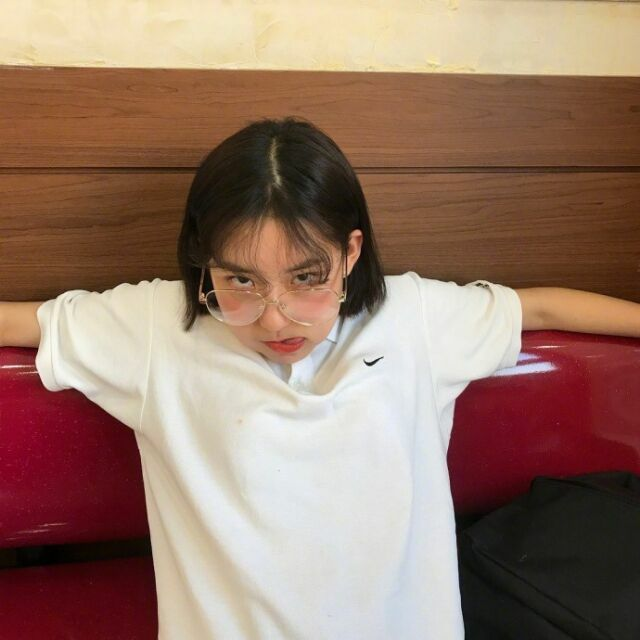
#> input picture opencv/exercise/filter/hpf_test.jpg, 640 x 640 px, found by its file name
$ python edge_detection.py
#> lines starting #> are read from the running program, lines starting #| are printed output that depends on the picture
import cv2
import numpy as np

img = cv2.imread('/home/minzhang/ml/hpf_test.jpg')
#> img is the input picture: shape (640, 640, 3); mean B, G, R 104.6, 120.3, 150.2
cv2.imwrite('test.jpg',cv2.Canny(img,200,300))
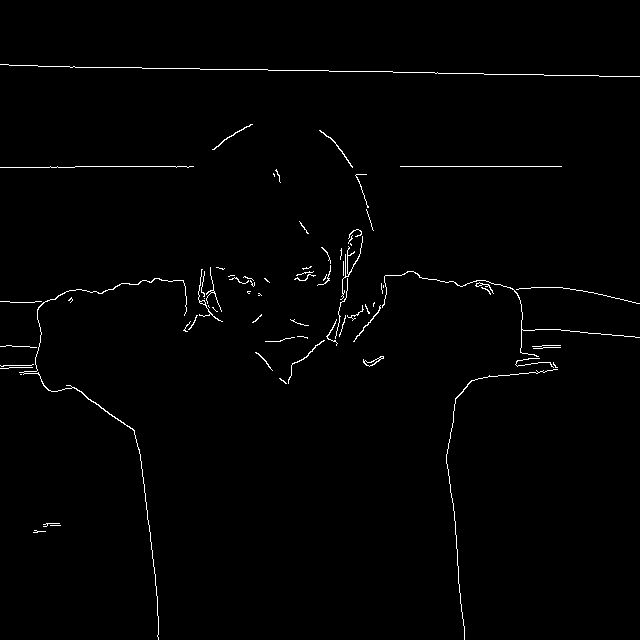
#> saved as test.jpg: shape (640, 640); 1.1% white in thin lines or dots
cv2.imshow("canny", cv2.imread('test.jpg'))
cv2.waitKey()
cv2.destroyAllWindows()
